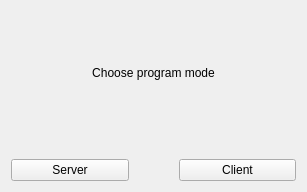
<?xml version="1.0" encoding="UTF-8"?>
<ui version="4.0">
 <class>program_mode_widget</class>
 <widget class="QWidget" name="program_mode_widget">
  <property name="geometry">
   <rect>
    <x>0</x>
    <y>0</y>
    <width>307</width>
    <height>192</height>
   </rect>
  </property>
  <property name="windowTitle">
   <string>program_mode_widget</string>
  </property>
  <layout class="QHBoxLayout" name="horizontalLayout_2">
   <item>
    <layout class="QVBoxLayout" name="verticalLayout">
     <property name="spacing">
      <number>25</number>
     </property>
     <item>
      <widget class="QLabel" name="label">
       <property name="text">
        <string>Choose program mode</string>
       </property>
       <property name="textFormat">
        <enum>Qt::AutoText</enum>
       </property>
       <property name="scaledContents">
        <bool>false</bool>
       </property>
       <property name="alignment">
        <set>Qt::AlignCenter</set>
       </property>
      </widget>
     </item>
     <item>
      <layout class="QHBoxLayout" name="horizontalLayout">
       <property name="spacing">
        <number>50</number>
       </property>
       <item>
        <widget class="QPushButton" name="pushButton">
         <property name="text">
          <string>Server</string>
         </property>
        </widget>
       </item>
       <item>
        <widget class="QPushButton" name="pushButton_2">
         <property name="text">
          <string>Client</string>
         </property>
        </widget>
       </item>
      </layout>
     </item>
    </layout>
   </item>
  </layout>
 </widget>
 <resources/>
 <connections/>
</ui>
